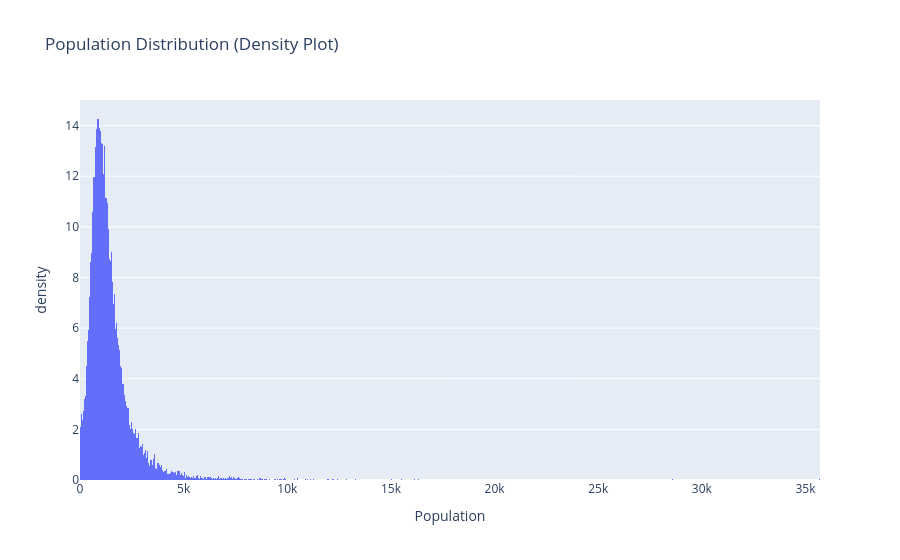

Here is the notebook cell this chart was saved with:
### Markdown cell above
This box plot is centered, with the quartiles relatively evenly far away from the mean, and the whiskers the same way. This indicates that house ages are relatively even across California, and as such are unlikely to affect housing prices.

### Code cell
fig = px.histogram(data, x='Population', nbins=1000, histnorm='density', title='Population Distribution (Density Plot)')
fig.show()

### Figure 1 — Plotly figure (JSON) as saved in the notebook; plotly's stock layout.template omitted (floating-point values rounded to 4 significant figures; data arrays with more than 128 entries replaced by an {"elided": "..."} marker saying what was removed)
{"data": [{"alignmentgroup": "True", "bingroup": "x", "histnorm": "density", "hovertemplate": "Population=%{x}<br>density=%{y}<extra></extra>", "legendgroup": "", "marker": {"color": "#636efa", "pattern": {"shape": ""}}, "name": "", "nbinsx": 1000, "offsetgroup": "", "orientation": "v", "showlegend": false, "type": "histogram", "x": {"elided": "20640 int values"}, "xaxis": "x", "yaxis": "y"}], "layout": {"barmode": "relative", "legend": {"tracegroupgap": 0}, "title": {"text": "Population Distribution (Density Plot)"}, "xaxis": {"anchor": "y", "domain": [0, 1], "title": {"text": "Population"}}, "yaxis": {"anchor": "x", "domain": [0, 1], "title": {"text": "density"}}}}
